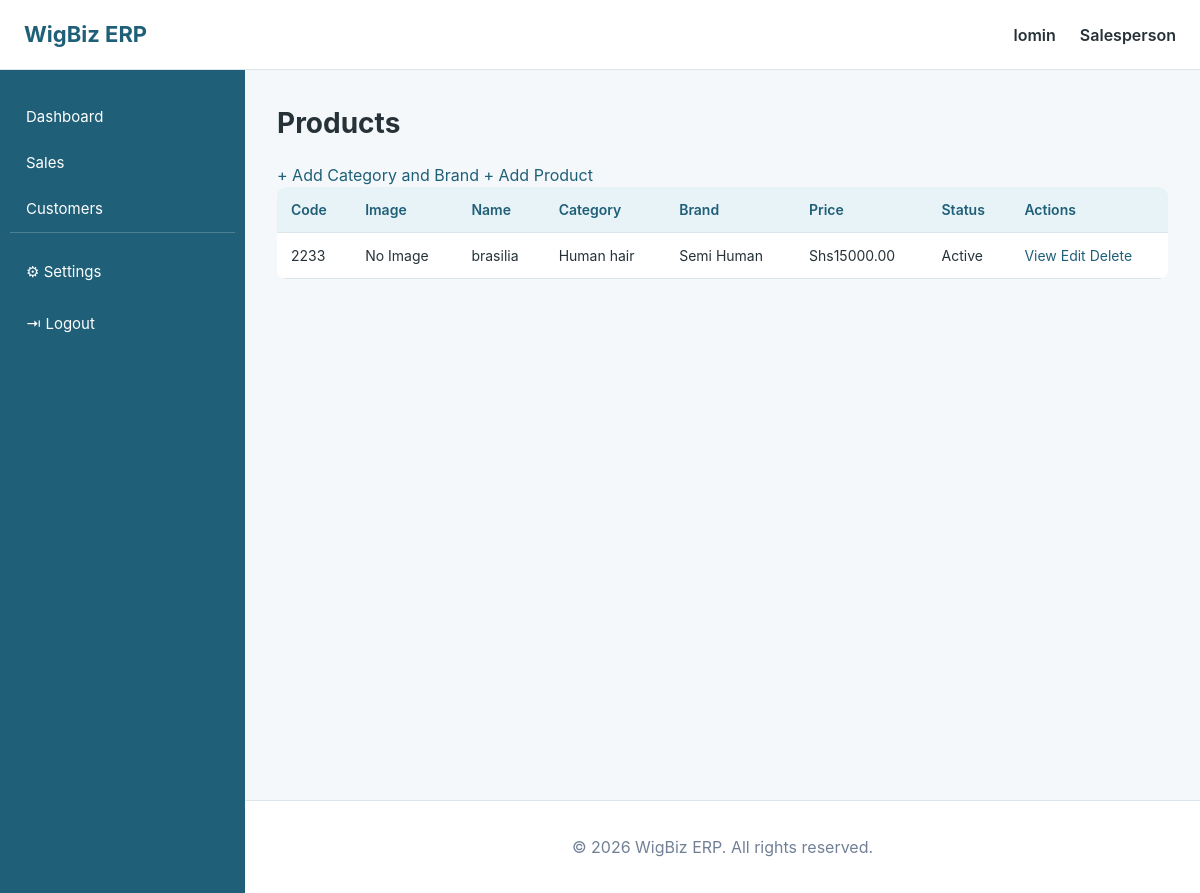
Before: /products/ (signed in) with the older database file.
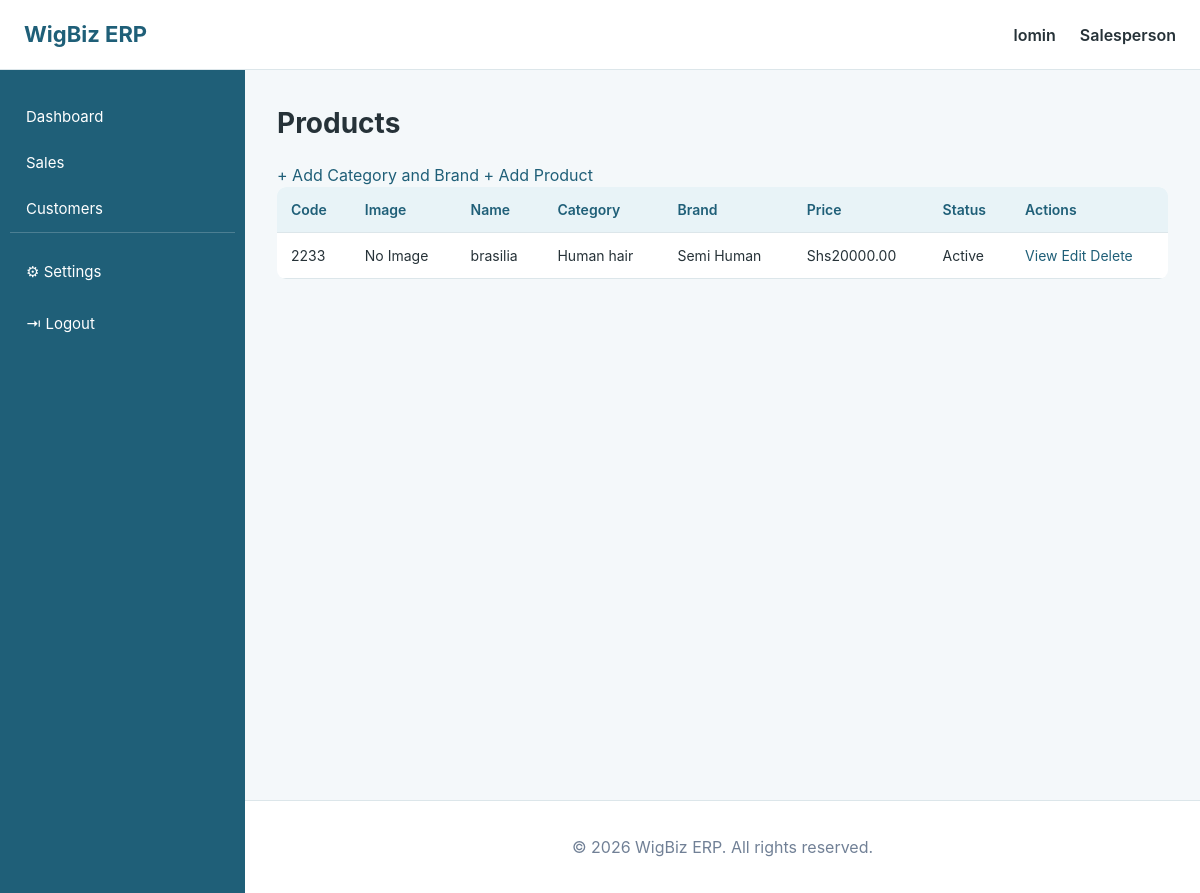
After: the same page with the newer database file.
### products/models.py (models this page shows, shortened)
class Product(models.Model):
    category = models.ForeignKey(Category, on_delete=models.PROTECT, related_name="products")
    brand = models.ForeignKey(Brand, on_delete=models.PROTECT, related_name="products")
    product_code = models.CharField(max_length=50, unique=True)
    barcode = models.CharField(max_length=100, unique=True, blank=True, null=True)
    name = models.CharField(max_length=200)
    description = models.TextField(blank=True)
    hair_type = models.CharField(max_length=50, blank=True)
    texture = models.CharField(max_length=50, blank=True)
    length = models.IntegerField(null=True, blank=True)
    color = models.CharField(max_length=50, blank=True)
    cost_price = models.DecimalField(max_digits=10, decimal_places=2)
    selling_price = models.DecimalField(max_digits=10, decimal_places=2)
    reorder_level = models.IntegerField(default=5)
    image = models.ImageField(upload_to="products/", blank=True, null=True)
    status = models.BooleanField(default=True)
    created_at = models.DateTimeField(auto_now_add=True)
    updated_at = models.DateTimeField(auto_now=True)

class Category(models.Model):
    name = models.CharField(max_length=100)
    description = models.TextField(blank=True)
    created_at = models.DateTimeField(auto_now_add=True)
    def __str__(self):
        return self.name

class Brand(models.Model):
    name = models.CharField(max_length=100)
    description = models.TextField(blank=True)
    created_at = models.DateTimeField(auto_now_add=True)
    def __str__(self):
        return self.name

### products/views.py (the view)
# urls.py: path("",views.view_product,name="view_product"),
@login_required
def view_product(request):
    query = request.GET.get("search")
    products=Product.objects.all().order_by("-created_at")
    if query:
        products = products.filter(
            name__icontains=query
        )
    context={
        "products":products,
        "search": query
        }
    return render(request, "Products/view_products.html",context)

### templates/Products/view_products.html (shortened to what this page needs)
{% extends "base.html" %}
{% block content %}
<div class="page-header">
    <h1>
        Products
    </h1>
    <a href="{% url 'BrandCategory'%}" class="btn-primary">
        + Add Category and  Brand
    </a>
    <a href="{% url 'add_product' %}" class="btn-primary">
        + Add Product
    </a>
</div>
<table class="erp-table">
<thead>
<tr>
<th>Code</th>
<th>Image</th>
<th>Name</th>
<th>Category</th>
<th>Brand</th>
<th>Price</th>
<th>Status</th>
<th>Actions</th>
</tr>
</thead>
<tbody>
{% for product in products %}
<tr>
<td>
{{ product.product_code }}
</td>
<td>
{% if product.image %}
<img src="{{ product.image.url }}" width="50">
{% else %}
No Image
{% endif %}
</td>
<td>
{{ product.name }}
</td>
<td>
{{ product.category }}
</td>
<td>
{{ product.brand }}
</td>
<td>
Shs{{ product.selling_price }}
</td>
<td>
{% if product.status %}
<span class="active">
Active
</span>
{% else %}
<span class="inactive">
Inactive
</span>
{% endif %}
</td>
<td>
<a href="{% url 'product-detail' product.id %}">
View
</a>
<a href="{% url 'product-edit' product.id %}">
Edit
</a>
<a href="{% url 'product-delete' product.id %}">
Delete
</a>
</td>
</tr>
{% empty %}
<tr>
<td colspan="8">
No products found
</td>
</tr>
{% endfor %}
</tbody>
</table>
{% endblock %}

Changed rows visible on the page:
changed Product "brasilia": selling_price "15000.00" → "20000.00"
